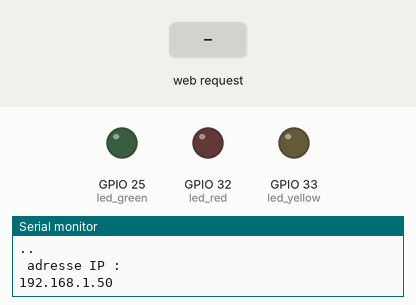
A sketch run on a simulated ESP32. Parts: output pins drawn as LEDs (lit = HIGH), the last lines printed to the serial monitor. The test bench sets the inputs (shaded band). WiFi joins after 1.5 s; servers stay silent unless stated.

Above: at 3.2 s.
3.3 s: HTTP request GET /AVANCE received
At 4.2 s:
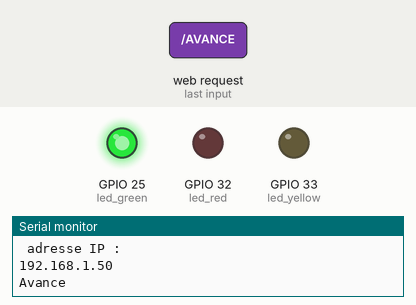
4.8 s: HTTP request GET /RECULE received
At 5.6 s:
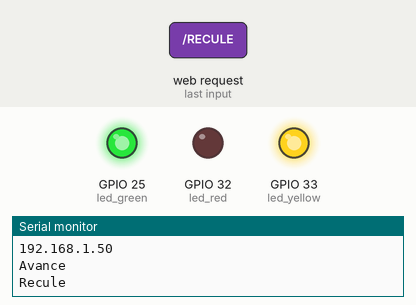
6.3 s: HTTP request GET /STOP received
At 6.9 s:
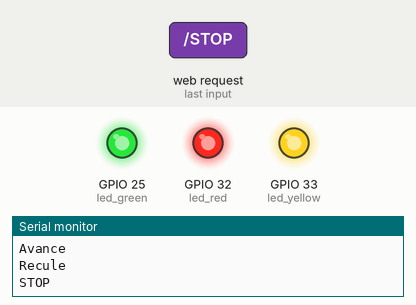
7.8 s: HTTP request GET /AVANCE received
At 8.3 s:
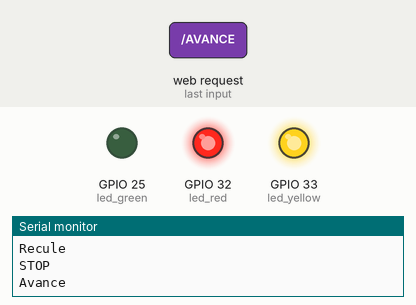
9.3 s: HTTP request GET /RECULE received
At 9.7 s:
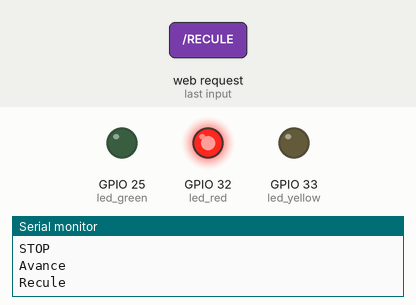
Timing chart, 0 to 11.8 s (numbered marks = the images above; inputs shaded):
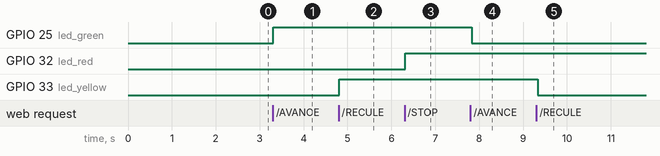

The sketch:

wifi_led_controller.ino
```cpp
/*
 * Ce programme permet de controller un robot grâce à une connexion WiFi.
 * Le robot utilise des codeurs optiques pour calculer sa position.
 *
 * Le programme utilise deux interruptions pour gérer les informations capteur.
 *
 * REMARQUE : le port UART est ouvert le temps de donner l'adresse IP du serveur.
 */

#include <WiFi.h>
#include <WiFiServer.h>
#include <WiFiClient.h>

//######################################
//##                                  ##
//##           DEFINITION             ##
//##                                  ##
//######################################

#define D1 5
#define D2 4
#define D3 0
#define D4 2
#define D5 14
#define D6 12

//######################################
//##                                  ##
//##            VARIABLES             ##
//##                                  ##
//######################################

// Reglage de la connexion :
WiFiServer server(80);
WiFiClient client;
// const char *ssid     = "IMERIR_IoT";
// const char *password = "kohWoong5oox";

const char *ssid     = "LdL";
const char *password = "LaBassePradelle1998";

const int led_red     = 32;
const int led_yellow  = 33;
const int led_green   = 25;

bool led_red_state    = false;
bool led_yellow_state = false;
bool led_green_state = false;

String demande_client;

//######################################
//##                                  ##
//##             SETUP                ##
//##                                  ##
//######################################

void setup()
{
  // Reglage du port UART :
  Serial.begin(115200);

  pinMode(led_red,OUTPUT);
  pinMode(led_yellow,OUTPUT);
  pinMode(led_green,OUTPUT);

  // Connection au wifi :
  WiFi.begin(ssid, password);
  while (WiFi.status() != WL_CONNECTED)  // Tant que le module n'est pas connecte
  {
    delay(1000);
    Serial.print(".");
  }

  // Affichage de adresse IP sur le moniteur serie :
  Serial.println("\n adresse IP : ");
  Serial.println(WiFi.localIP());

  // Demarrage du serveur :
  server.begin();
}

//######################################
//##                                  ##
//##             LOOP                 ##
//##                                  ##
//######################################

void loop()
{
  // Serveur WEB :
  client = server.available();   // Demande si presence de client
  if (client)  // Si il y a un client
  {

    // Reception
    demande_client = "";
    while ( client.available() )
    {
      demande_client += (char)client.read();  //Serial.print( (char)client.read() );
    }

    // Traitement :
    if(demande_client.indexOf("GET /AVANCE") >= 0)
    {
      Serial.println("Avance");
      led_green_state = !led_green_state;
      UpdateLed(led_green,led_green_state);
    }

    if(demande_client.indexOf("GET /GAUCHE") >= 0)
    {
      Serial.println("Gauche");
    }

    if(demande_client.indexOf("GET /DROITE") >= 0)
    {
      Serial.println("Droite");
    }

    if(demande_client.indexOf("GET /RECULE") >= 0)
    {
      Serial.println("Recule");
      led_yellow_state = !led_yellow_state;
      UpdateLed(led_yellow,led_yellow_state);
    }

    if(demande_client.indexOf("GET /STOP") >= 0)
    {
      Serial.println("STOP");
      led_red_state = !led_red_state;
      UpdateLed(led_red,led_red_state);
    }

    // Envoie du site internet :
    client.println("<!DOCTYPE html>");
    client.println("<html>");
    client.println("<head><title>RC robot</title></head>");
    client.println("<body><table width=\"100%\" border=\"0\">");
    client.println("<tr valign=\"center\">");
    client.println("<td></td>");
    client.println("<td height=\"200\" align=\"center\"><a href=\"/AVANCE\"><button style=\"width:100%;height:100%\"class=\"button\">AVANCE</button></a></td></tr>");
    client.println("<tr valign=\"center\">");
    client.println("<td height=\"200\" width=\"30%\" align=\"center\"><a href=\"/GAUCHE\"><button style=\"width:100%;height:100%\"class=\"button\">GAUCHE</button></a></td>");
    client.println("<td height=\"200\" width=\"40%\" align=\"center\"><a href=\"/STOP\"><button style=\"width:100%;height:100%\"class=\"button\">STOP</button></a></td>");
    client.println("<td height=\"200\" width=\"30%\" align=\"center\"><a href=\"/DROITE\"><button style=\"width:100%;height:100%\"class=\"button\">DROITE</button></a></td>");
    client.println("</tr>");
    client.println("<td></td>");
    client.println("<td height=\"200\" align=\"center\"><a href=\"/RECULE\"><button style=\"width:100%;height:100%\"class=\"button\">RECULE</button></a></td>");
    client.println("</table>");
    client.println("Radiocommande WiFi<br>");
    client.println("</body></html>");

    // Deconnexion du client :
    client.stop();
  }

  delay(50);
}

void UpdateLed(int ledPin,bool led_state)
{
  if (led_state == true)
    digitalWrite(ledPin,HIGH);
  else
    digitalWrite(ledPin,LOW);
}
```

Measured:
- after the input at 3.3 s, GPIO 25 (led_green): LOW → HIGH at once
- after the input at 4.8 s, GPIO 33 (led_yellow): LOW → HIGH at once
- after the input at 6.3 s, GPIO 32 (led_red): LOW → HIGH at once
- after the input at 7.8 s, GPIO 25 (led_green): HIGH → LOW at once
- after the input at 9.3 s, GPIO 33 (led_yellow): HIGH → LOW at once
